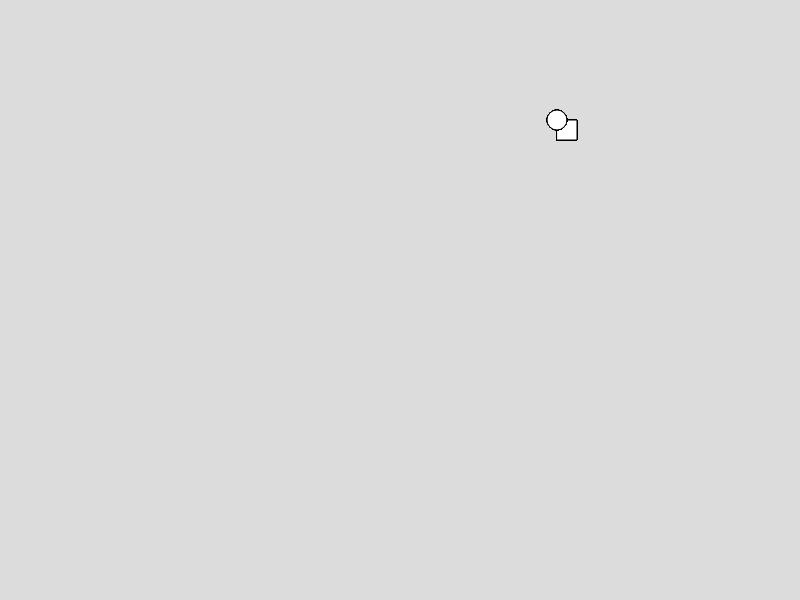
Frame 1 (no input)
Frame 60 (no input): identical to frame 1, image omitted
Frame 120 (the mouse pressed at the canvas centre since frame 60): identical to frame 1, image omitted

The p5.js sketch that drew this single still picture (run headless with seeded random() and noise() and a simulated clock; from frame 60 on, the mouse is pressed at the canvas centre):

// p5.js sketch
// ── sketch.js
// VARIABLES & ARRAYS
// let number = 25;

// FORMS (1)
let rectangles = []
let circles = []
let triangles = []
let ellipses = []

// POSITION (1)
let spawnPositionX = []
let spawnPositionY = []

// MOVEMENT (1)
let speed = [5, 10, 15, 20]

// COLOURS (1)
let colours = ["red", "yellow", "green", "black", "gray", "blue", "purple", "orange"]

function setup() {
  createCanvas(800, 600);

  // POSITION (2)
  spawnPositionX.push(int(random(0, 780)));
  spawnPositionY.push(int(random(0, 580)));

  // MOVEMENT (2)

  // COLOURS (2)
}

function draw() {
  background(220);

  // PROSEDURAL GENERATION
  for (let index = 0; index < 25; index++) {
    rect([spawnPositionX], [spawnPositionY], 20, 20); // BUG-F1
  }

  for (let index = 0; index < 25; index++) {
    circle([spawnPositionX], [spawnPositionY], 20);
  }

  // for (let index = 0; index < 25; index++) {
  //   triangle([spawnPositionX], [spawnPositionY], 1, 2, 3, 4);
  // }

  // for (let index = 0; index < 25; index++) {
  //   ellipse([spawnPositionX], [spawnPositionY], 20);
  // }




  // BUG FIXING
  // FOR LOOP MUST GENERATE 25 RECTANGLES AT SEPERATELY RANDOMIZED SPOTS = BUG-F1
}

// ACTIVATION-BY-BACKSPACE
// function keyPressed() {
//   if (keyCode === BACKSPACE) {
//     spawnPositionX.push(int(random(0, 780)));
//     spawnPositionY.push(int(random(0, 580)));
//   }
// }
